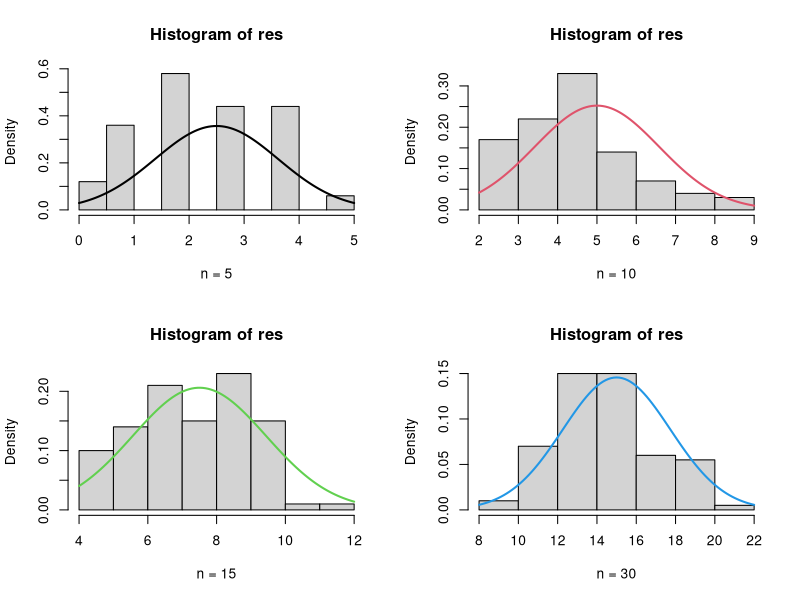
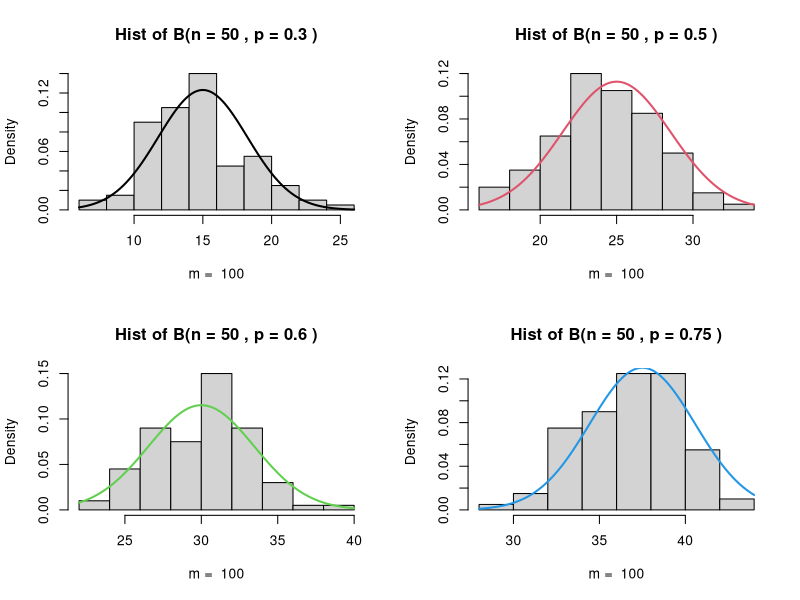
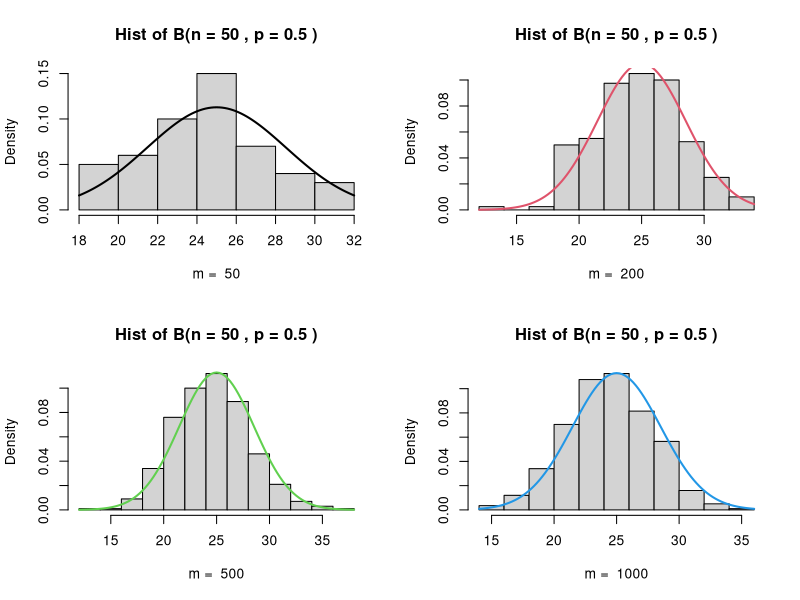
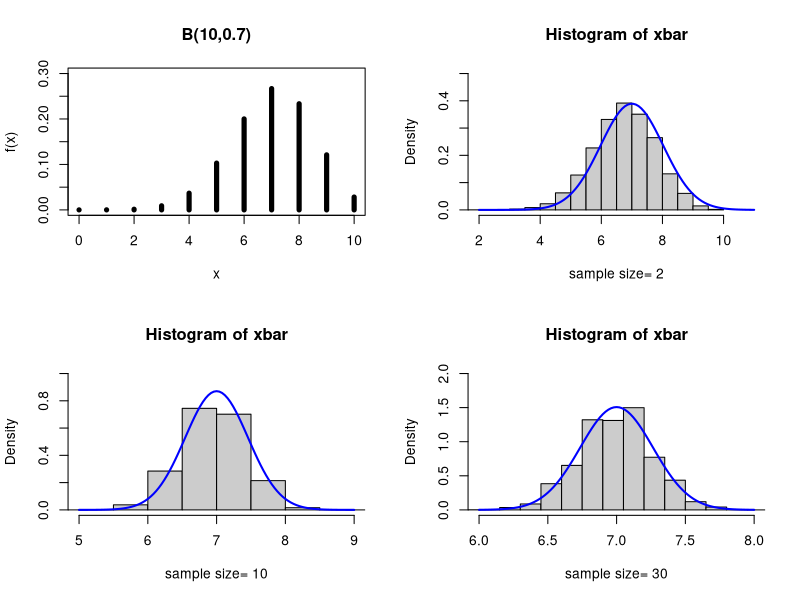
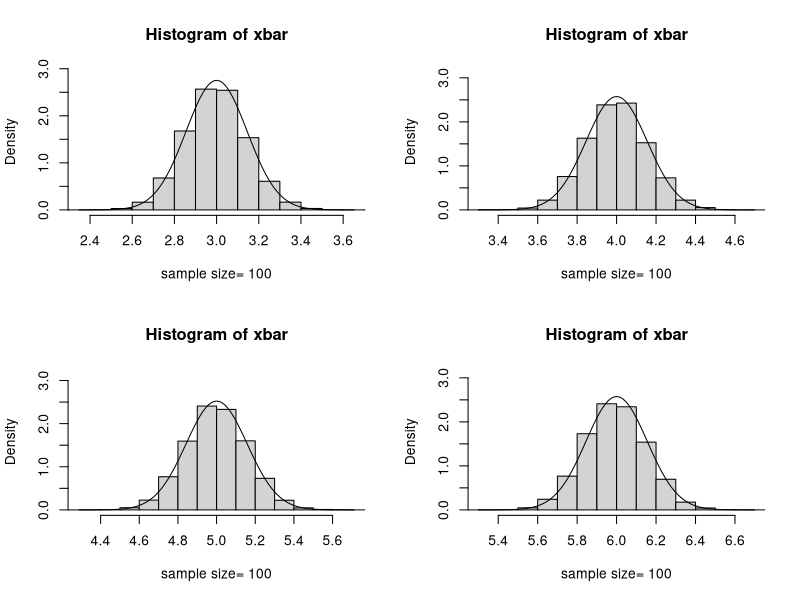
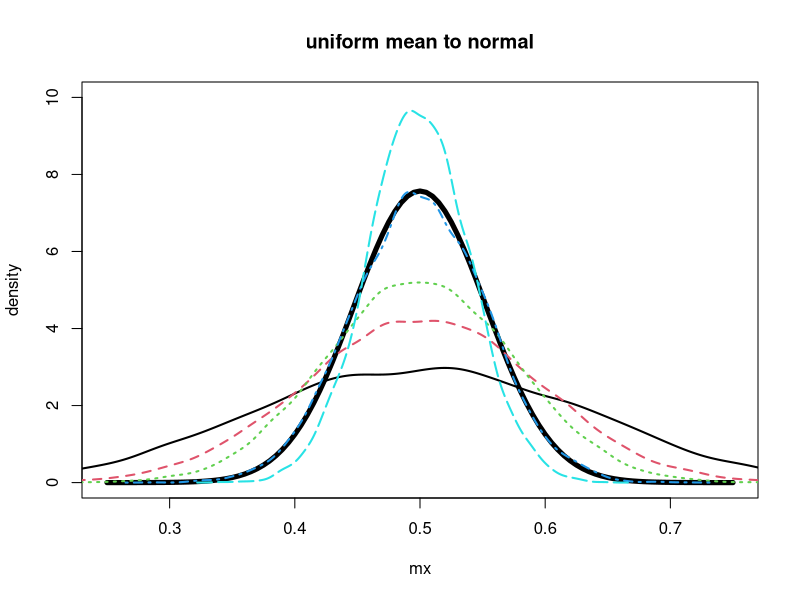

Reproduce these figures in R, in order.
# 이항분포의 정규분포 근사
m <- 100
p <- 0.5
try.n <- c(5, 10, 15, 30)
par(mfrow=c(2,2)) 
for(i in 1:4) {
  n = try.n[i]
  res = rbinom(m,n,p)  # n,p인 이항분포의 모집단에서 포본m개 추출
  hist(res, prob=TRUE, xlab=paste("n =",n))
  curve(dnorm(x, n*p, sqrt(n*p*(1-p))), add=TRUE, col=i, lwd=2)
}

# 이항분포의 정규분포 근사 - 함수문을 사용해서
binom.approx.to.normal <- function(m, n, p, col) {
  res = rbinom(m,n,p)
  hist(res, prob=TRUE, xlab=paste("m = ", m), main=paste("Hist of B(n =",n,", p =",p,")"))
  curve(dnorm(x, n*p, sqrt(n*p*(1-p))), add=TRUE, lwd=2, col=col)
}

  # fixed m, n, variable p
binom.approx.to.normal(100, 50, 0.3, 1)
binom.approx.to.normal(100, 50, 0.5, 2)
binom.approx.to.normal(100, 50, 0.6, 3)
binom.approx.to.normal(100, 50, 0.75, 4)

  # fixed n, p, variable m
binom.approx.to.normal(50, 50, 0.5, 1)
binom.approx.to.normal(200, 50, 0.5, 2)
binom.approx.to.normal(500, 50, 0.5, 3)
binom.approx.to.normal(1000, 50, 0.5, 4)


# 이항분포의 정규근사 B(10,0.7): 중심극한정리
meanx <- function(nreps,k,n,p) {
  meanx = numeric(nreps)
  
  for(i in 1:nreps){
    x <- rbinom(k,n,p)
    meanx[i] <- mean(x)
  }
  return (meanx)
}

  # 모집단의 분포
x = 0:10
p = 0.7
prob = dbinom(x,10,p)
plot(x,prob,type="h", lwd=5, ylim=c(0,0.3), ylab="f(x)", main="B(10,0.7)")

k = 2
xbar = meanx(k, nreps=10000, n=10, p=0.7)
hist(xbar, freq=F, xlim=c(2,11), ylim=c(0,0.5), xlab=paste("sample size=",k), col=gray(0.8), breaks=seq(0,10,0.5)) # 막대사이 간격 0.5
curve(dnorm(x,7,sqrt(2.1/k)), col="blue", lwd=2, add=TRUE)

k = 10
xbar = meanx(k, nreps=10000, n=10, p=0.7)
hist(xbar, freq=F, xlim=c(5,9), ylim=c(0,1), xlab=paste("sample size=",k), col=gray(0.8), breaks=seq(0,10,0.5)) # 막대사이 간격 0.5
curve(dnorm(x,7,sqrt(2.1/k)), col="blue", lwd=2, add=TRUE)

k = 30
xbar = meanx(k, nreps=10000, n=10, p=0.7)
hist(xbar, freq=F, xlim=c(6,8), ylim=c(0,2), xlab=paste("sample size=",k), col=gray(0.8), breaks=seq(0,10,0.15)) # 막대사이 간격 0.5
curve(dnorm(x,7,sqrt(2.1/k)), col="blue", lwd=2, add=TRUE)

  # 함수로 구현
imsi <- function(k, nreps, n, p) {
  xbar = meanx(nreps, k, n, p)
  hist(xbar, freq=F, 
       xlim=c(n*p-0.45*sqrt(n*p*(1-p)),n*p+0.45*sqrt(n*p*(1-p))), 
       ylim=c(0, 2*sqrt(n*p*(1-p))),
       xlab=paste("sample size=",k), 
       breaks=seq(0,10,0.1)) # 막대사이 간격 0.5
  curve(dnorm(x,n*p,sqrt(n*p*(1-p)/k)), add=TRUE)
}

imsi(100, 10000, 10, 0.3)
imsi(100, 10000, 10, 0.4)
imsi(100, 10000, 10, 0.5)
imsi(100, 10000, 10, 0.6)


# 연속형 균일분포 U(0,1)에서
# 표본크기가 각각(5, 10, 15, 30, 50)인 표본을 100회씩 추출하여
# 평균을 계산하여 그래프를 그림
par(mfrow=c(1,1))
m <- 10000
x <- rep(0,m)
n.value=c(5,10,15,30,50)

plot(0,0, 
     type="n", 
     xlim=c(0.25,0.75), 
     ylim=c(0,10), 
     ylab="density",
     xlab="mx",
     main="uniform mean to normal"
     )
curve(dnorm(x,1/2,sqrt(1/(12*n))),add=T,lwd=5)
for( k in 1:length(n.value)){
  n <- n.value[k]
  for(i in 1:m) {
    x[i] <- mean(runif(n,0,1))
  }
  lines(density(x), lty=k, col=k, lwd=2)
}

